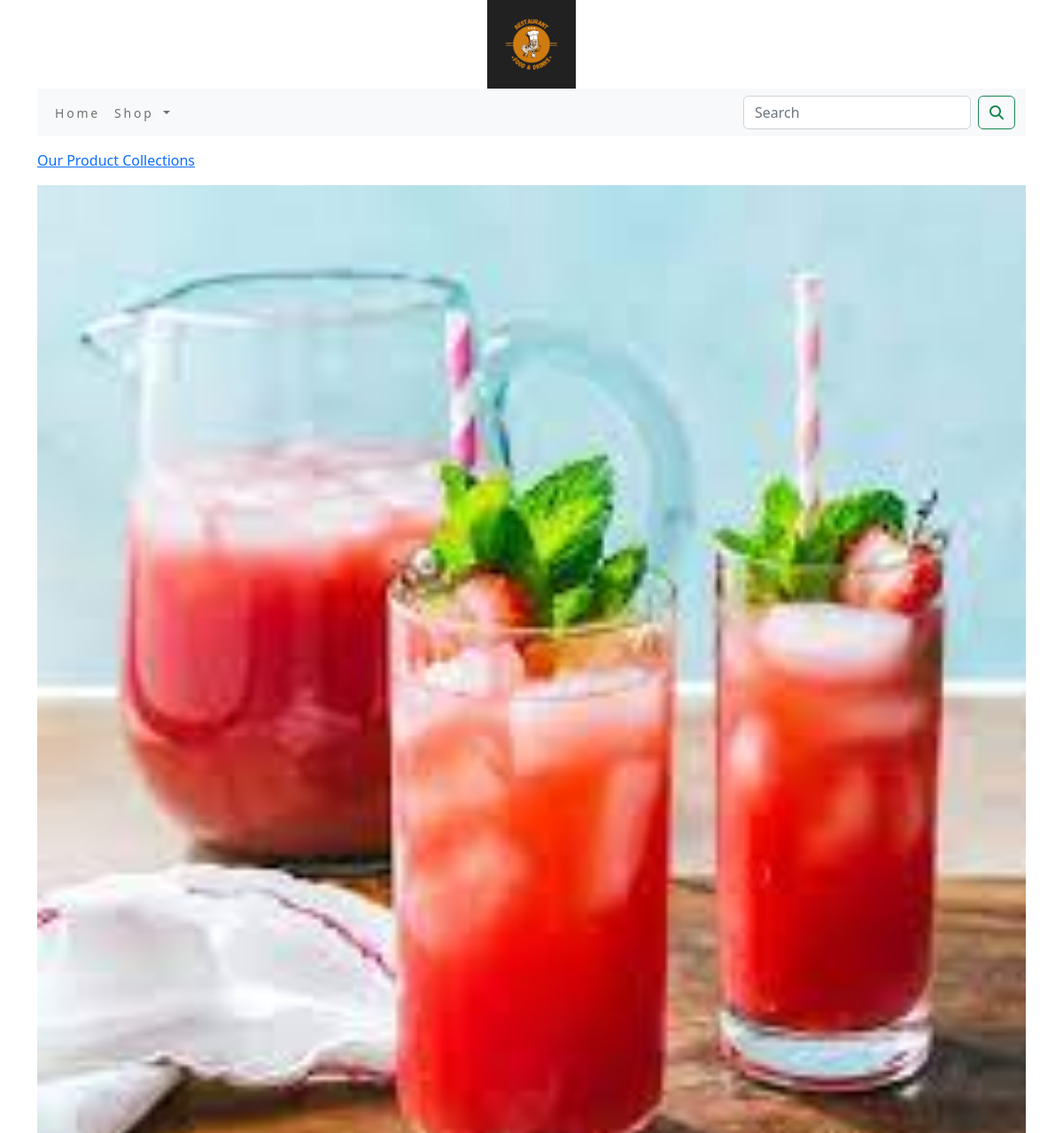
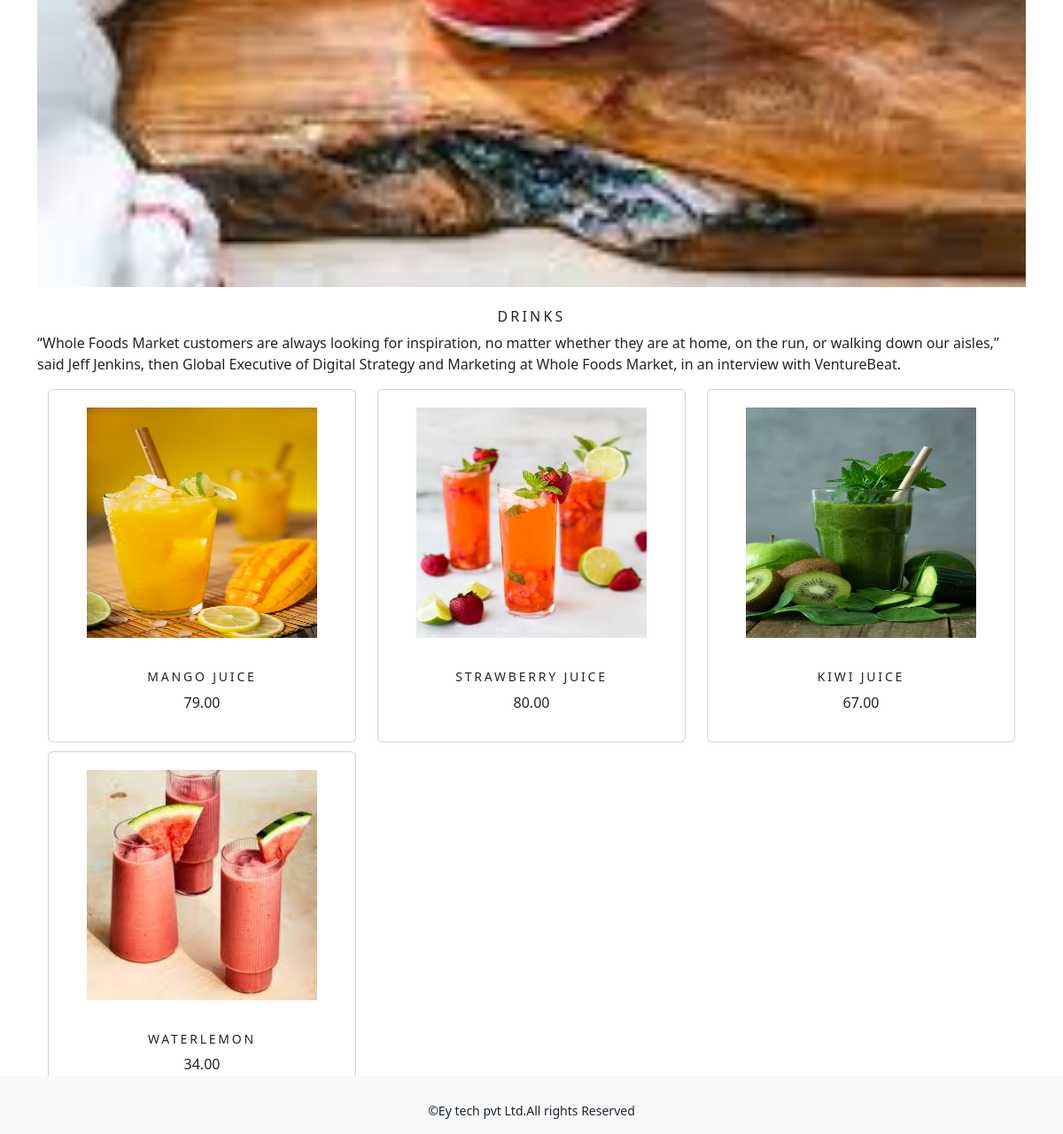
The app's page /shop/drinks/ with its own data (2 pictures, top to bottom).
### shopapp/models.py (models this page shows, shortened)
class Category(models.Model):
    name=models.CharField(max_length=250,unique=True)
    slug=models.SlugField(max_length=250,unique=True)
    description=models.TextField(blank=True)
    image=models.ImageField(upload_to='category',blank=True)
    class Meta:
        ordering=('name',)
        verbose_name='category'
        verbose_name_plural='categories'
    def get_url(self):
        return reverse('shopapp:products_by_category', args=[self.slug])

class Product(models.Model):
    name=models.CharField(max_length=250,unique=True)
    slug=models.SlugField(max_length=250,unique=True)
    description=models.TextField(blank=True)
    price=models.DecimalField(max_digits=10,decimal_places=2)
    category=models.ForeignKey(Category,on_delete=models.CASCADE)
    img=models.ImageField(upload_to='product',blank=True)
    stock=models.IntegerField()
    available=models.BooleanField(default=True)
    created=models.DateTimeField(auto_now_add=True)
    updated=models.DateTimeField(auto_now=True)
    def get_url(self):
        return reverse('shopapp:proCatdetail',args=[self.category.slug,self.slug])
    class Meta:
        ordering = ('name',)
        verbose_name = 'product'
        verbose_name_plural = 'products'

### shopapp/views.py (the view)
# urls.py: path('',views.allProductCat,name='allProductCat'),
def allProductCat(request,c_slug=None):
    c_page=None
    products_list=None
    if c_slug!=None:
        c_page=get_object_or_404(Category,slug=c_slug)
        products_list= Product.objects.all().filter(category=c_page, available=True)
    else:
       products_list=Product.objects.all().filter(available=True)
    paginator=Paginator(products_list,6)
    try:
        page=int(request.GET.get('page','1'))
    except:
        page=1
    try:
        products=paginator.page(page)
    except (EmptyPage,InvalidPage):
        products=paginator.page(paginator.num_pages)
    return render(request,"category.html",{'category':c_page,'products':products})

### cart/context_processors.py (called while the page is built)
def counter(request):
    item_count=0
    if 'admin' in request.path:
        return {}
    else:
        try:
            cart=Cart.objects.filter(cart_id=_cart_id(request))
            car_items=CartItem.objects.all().filter(cart=cart[:1])
            for cart_item in car_items:
                item_count += cart_item.quantity
        except Cart.DoesNotExist:
            item_count =0
    return dict(item_count=item_count)

### cart/views.py (called while the page is built)
def _cart_id(request):
    cart=request.session.session_key
    if not cart:
        cart=request.session.create()
    return cart

### shopapp/context_processors.py (called while the page is built)
def menu_links(request):
    links=Category.objects.all()
    return dict(links=links)

### templates/category.html (shortened to what this page needs)
{% extends 'base.html' %}
{% load static %}
{% block content %}
{% if category %}
<div>
    <div class="row my_row_class">
        <div class="mx-auto">
        <p><a href="{% url 'shopapp:allProductCat' %}">Our Product Collections</a></p>
    </div>
    </div>
</div>
{% endif %}
<div class="mx-auto">
    {% if category %}
    <img class="my_image" src="{{category.image.url}}" alt="{{Category.name}}">
</div>
    <br>
<div>
  <h1 class="text-center my_title">{{category.name}}</h1>
    <p class="text-justify">{{category.description}}</p>
</div>
{% endif %}
<div class="container">
    <div class="row mx_auto">
        {% for product in products.object_list %}
        <div class="my_bottom_margin col-9 col-sm-12 col-md-4 xol-lg-4">
            <div class="card text-center" style="min-width:18rem">
                <a href="{{product.get_url}}"><img class="my_image_padding" src="{{product.img.url}}" alt="{{product.name}}"  style="width:300px;height:300px;"></a>
                <div class="card-body">
                   <h4>{{product.name}}</h4>
                    <p>{{product.price}}</p>
                </div>
            </div>
        </div>
        {% endfor %}
    </div>
    <br>
</div>
{% endblock %}

### static/css/custom.css (style rules this page uses)
body { font-family: 'Roboto', sans-serif; }
.my_row_class { padding-top:15px; }
.my_image { width:100%; height:auto; }
.my_title { font-size:16px; text-transform:uppercase; letter-spacing:.2em; }
.my_image_padding { padding:20px; }
.my_bottom_margin { margin-bottom:10px; }
.card-body h4 { font-size:14px; text-transform:uppercase; letter-spacing:.2em; }

### records on screen
Category: image (picture), name "DRINKS", description "“Whole Foods Market customers are always looking for inspiration, no matter whether they are at home, on the run, or walking down our aisles,” said Jeff Jenkins, then Global Executive of Digital Strategy and Marketing at Whole Foods Market, in an interview with VentureBeat."
Product: img (picture), name "MANGO JUICE", price "79.00"
Product: img (picture), name "STRAWBERRY JUICE", price "80.00"
Product: img (picture), name "KIWI JUICE", price "67.00"
Product: img (picture), name "WATERLEMON", price "34.00"
